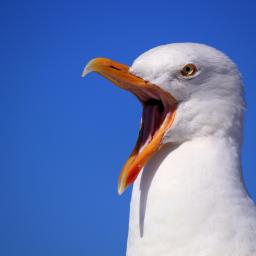
//> input picture OpenCV/Homework1/Gull.jpg, 256 x 256 px
$ ./main   (built with g++ and OpenCV 4)
//> lines starting //> are read from the running program, lines starting //| are printed output that depends on the picture
#include <opencv2/opencv.hpp>
#include <string.h>

using namespace cv;
using namespace std;

//Яркость

int main(){
    Mat img;
    img = imread("../Gull.jpg", IMREAD_COLOR);
//> img is the input picture: 256 rows x 256 cols, CV_8UC3; mean B, G, R 181.7, 122, 96.9

    cout << img (Rect (0,0,2,2) ) << "\n"
        << (img +100) (Rect (0,0,2,2) ) << "\n"
        << (img -10) (Rect (0,0,2,2) ) << endl;
//| [159,  67,  24, 159,  67,  24;
//|  159,  67,  24, 159,  67,  24]
//| [255,  67,  24, 255,  67,  24;
//|  255,  67,  24, 255,  67,  24]
//| [149,  67,  24, 149,  67,  24;
//|  149,  67,  24, 149,  67,  24]
    cout << "Меняется только первая компонента!" << endl;

    imshow("Display window -(50,0,0)", img - 50);
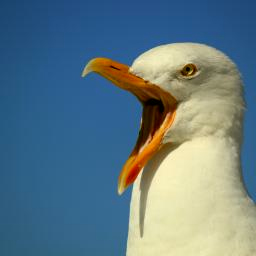
//> window 'Display window -(50,0,0)': 256 rows x 256 cols, CV_8UC3; mean B, G, R 132.6, 122, 96.9
    waitKey(0);
    imshow("Display window +(50,50,50)", img + Scalar(50,50,50));
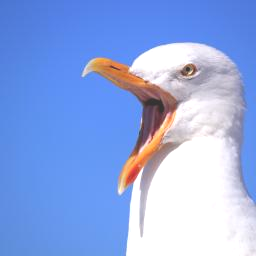
//> window 'Display window +(50,50,50)': 256 rows x 256 cols, CV_8UC3; mean B, G, R 228.2, 169, 142.9
    waitKey(0);


    return 0;
}
